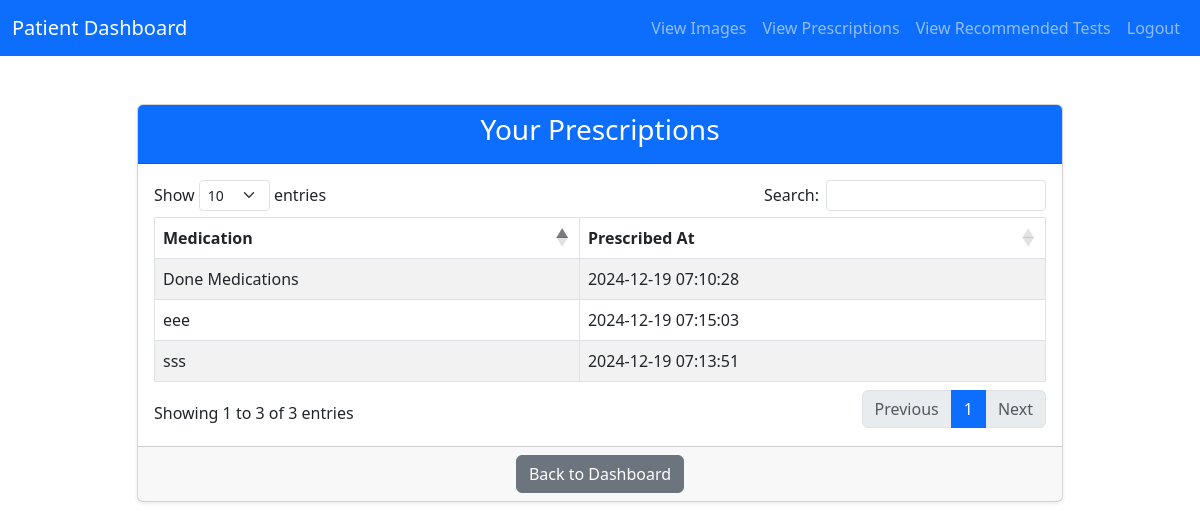
Screenshot of /patients/view_prescriptions.php (signed in) with the database file from the repository.
### tables this page shows
CREATE TABLE `prescriptions` (
  `id` int(11) NOT NULL,
  `patient_id` int(11) NOT NULL,
  `medication` varchar(255) NOT NULL,
  `created_at` timestamp NOT NULL DEFAULT current_timestamp()
);

### public/patients/view_prescriptions.php (the view, shortened to what this page needs)
<?php
require_once '../../config/db.php';
$query = "SELECT * FROM prescriptions WHERE patient_id = ? ORDER BY id DESC";
$stmt = $pdo->prepare($query);
$stmt->execute([$_SESSION['user']['id']]);
$prescriptions = $stmt->fetchAll(PDO::FETCH_ASSOC);
?>
<!DOCTYPE html>
<html lang="en">
<head>
    <link href="https://cdn.jsdelivr.net/npm/bootstrap@5.3.0-alpha3/dist/css/bootstrap.min.css" rel="stylesheet">
    <link rel="stylesheet" href="https://cdn.datatables.net/1.13.5/css/dataTables.bootstrap5.min.css">
</head>
<body>
<?php require_once("./patient_nav.php") ?>
    <div class="container mt-5">
        <div class="row justify-content-center">
            <div class="col-md-10">
                <div class="card shadow-sm">
                    <div class="card-header bg-primary text-white text-center">
                        <h3>Your Prescriptions</h3>
                    </div>
                    <div class="card-body">
                        <?php
                        if (empty($prescriptions)) {
                            echo "<p class='text-center'>No prescriptions found.</p>";
                        } else {
                            echo "<table id='prescriptionsTable' class='table table-bordered table-striped'>
                                    <thead>
                                        <tr>
                                            <th>Medication</th>
                                            <th>Prescribed At</th>
                                        </tr>
                                    </thead>
                                    <tbody>";
                            foreach ($prescriptions as $prescription) {
                                echo "<tr>
                                        <td>" . htmlspecialchars($prescription['medication']) . "</td>
                                        <td>" . htmlspecialchars($prescription['created_at']) . "</td>
                                      </tr>";
                            }
                            echo "</tbody></table>";
                        }
                        ?>
                    </div>
                    <div class="card-footer text-center">
                        <a href="patient_dashboard.php" class="btn btn-secondary">Back to Dashboard</a>
                    </div>
                </div>
            </div>
        </div>
    </div>
</body>
</html>

### rows the page displays
prescriptions: medication "eee", created_at "2024-12-19 07:15:03"
prescriptions: medication "sss", created_at "2024-12-19 07:13:51"
prescriptions: medication "Done Medications", created_at "2024-12-19 07:10:28"
